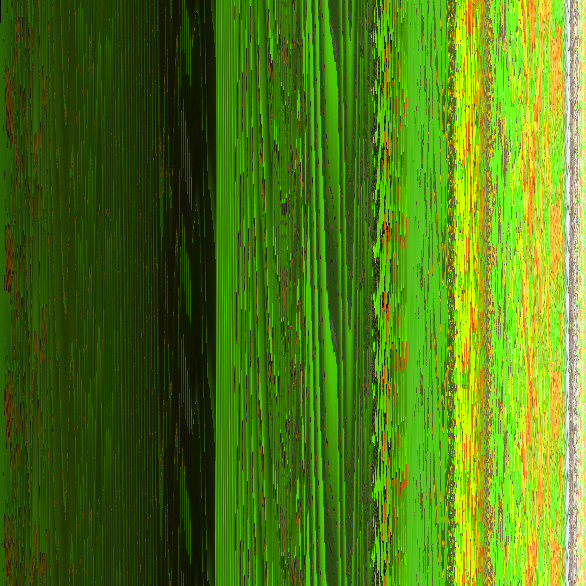
#> input picture Image Encryption/test.png, 586 x 586 px
$ python test.py
#> lines starting #> are read from the running program, lines starting #| are printed output that depends on the picture
import numpy as np
from PIL import Image
import random, json

png_file = ['test.png', 'pp.jpg'][0]
img = Image.open(png_file)
#> img is the input picture: PIL image 586x586 RGB; mean R, G, B 79.4, 120.6, 17.9
I = np.asarray(img)

side = width, height = img.size
#> side = (586, 586); width = 586; height = 586
print(side)
#| (586, 586)

zero_json={}
for x in range(width):
    for y in range(height):
        r, g, b = I[y][x]
        zero_json.update({ f'{x},{y}' : f'{r},{g},{b}' })
#> after the loop, zero_json = 343396 items

# with open(png_file + '_.json', 'w') as fp:
#     json.dump(zero_json, fp)

img = Image.open(png_file)
I = np.asarray(img)
side = width, height = img.size

# with open(png_file + '_.json', 'r') as js:
#     test_json = js.read()
# test_json = json.loads(test_json)

vjs = zero_json.values()
kjs = zero_json.keys()

sort_vjs = list(vjs)
#> sort_vjs = 343396 items
sort_kjs = list(kjs)
#> sort_kjs = 343396 items

# [8 lines of commented-out code are left out]

class Solution:
   def solve(self, nums):
      length = len(nums)
#> length = 343396
      for i in range(0,length,4):
         if(i+2<length):
            nums[i], nums[i+2] = nums[i+2], nums[i]
         if(i+3<length):
            nums[i+1], nums[i+3] = nums[i+3], nums[i+1]
#> after the loop, nums = 343396 items
      return nums

ob = Solution()
sort_vjs = ob.solve(sort_vjs)

# [11 lines of commented-out code are left out]

ones_json = dict(zip(sort_kjs, sort_vjs))
#> ones_json = 343396 items
data = np.ones((height, width, 3), dtype=np.uint8)

for x in range(height):
    for y in range(width):
        val = ones_json[f'{y},{x}']
        data[x, y] = val.split(',')
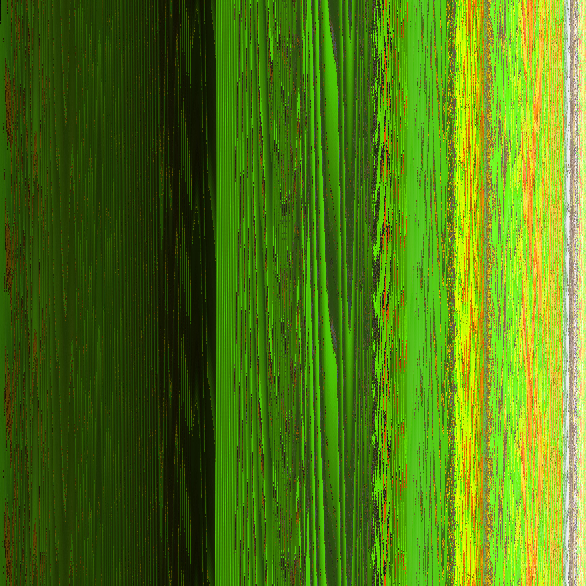
#> data: shape (586, 586, 3); mean of channels 0, 1, 2 79.4, 120.6, 17.9; drawn as R, G, B

img = Image.fromarray(data, 'RGB')
img.save(png_file)
print('Done')

$ run again, with Image Encryption/half_shifted_pp.jpg saved as Image Encryption/test.png
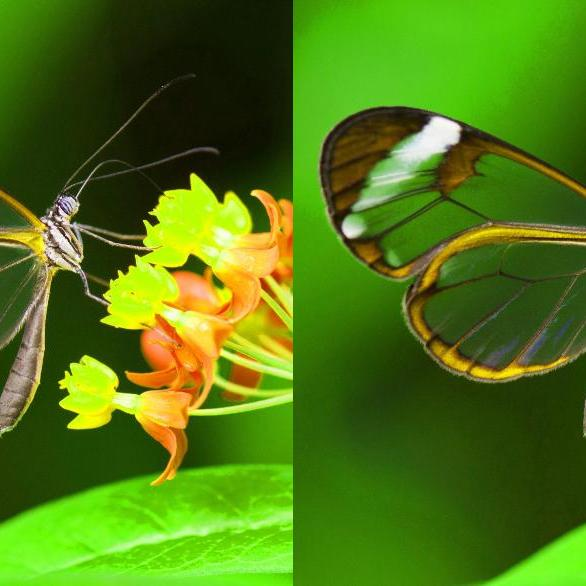
#> input picture Image Encryption/half_shifted_pp.jpg, 586 x 586 px
#> img is the input picture: PIL image 586x586 RGB; mean R, G, B 79.4, 120.6, 18.3
#| (586, 586)
#> after the loop `for x in range(width):`: zero_json = 343396 items
#> length = 343396
#> after the loop in solve, `for i in range(0,length,4):`: nums = 343396 items
#> after the loop `for x in range(height):`:
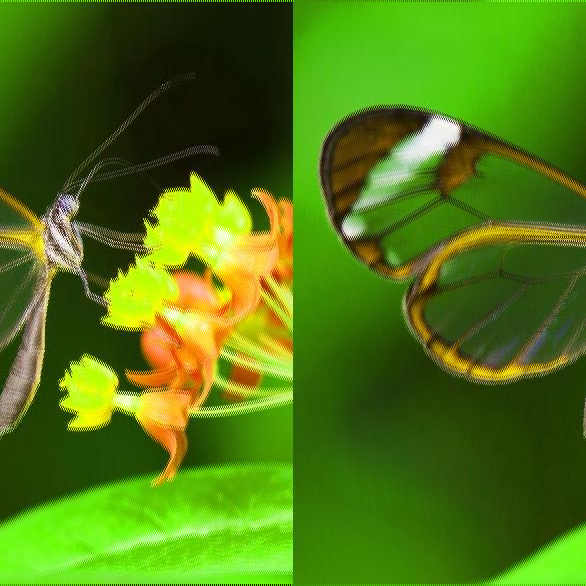
#> data: shape (586, 586, 3); mean of channels 0, 1, 2 79.4, 120.6, 18.3; drawn as R, G, B

$ run again, with Image Encryption/pp - Copy.jpg saved as Image Encryption/test.png
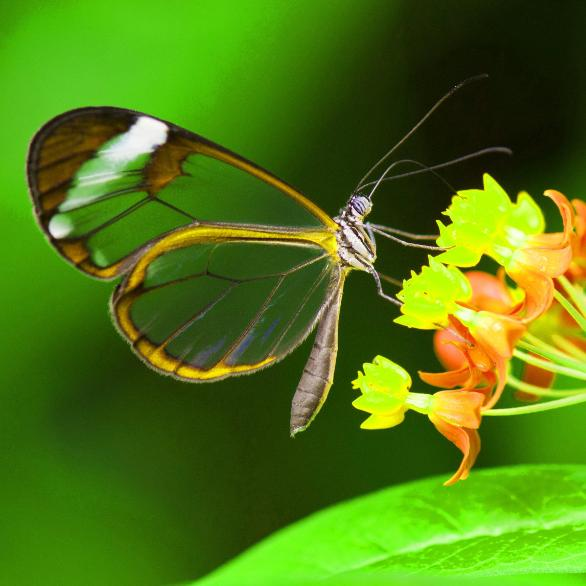
#> input picture Image Encryption/pp - Copy.jpg, 586 x 586 px
#> img is the input picture: PIL image 586x586 RGB; mean R, G, B 79.4, 120.6, 17.9
#| (586, 586)
#> after the loop `for x in range(width):`: zero_json = 343396 items
#> length = 343396
#> after the loop in solve, `for i in range(0,length,4):`: nums = 343396 items
#> after the loop `for x in range(height):`:
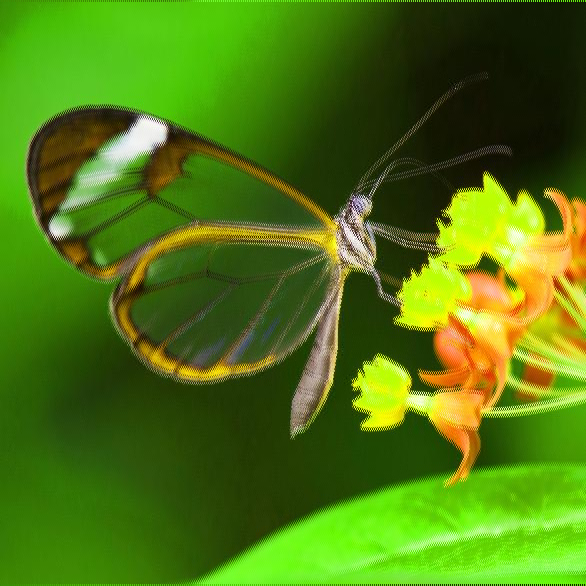
#> data: shape (586, 586, 3); mean of channels 0, 1, 2 79.4, 120.6, 17.9; drawn as R, G, B
